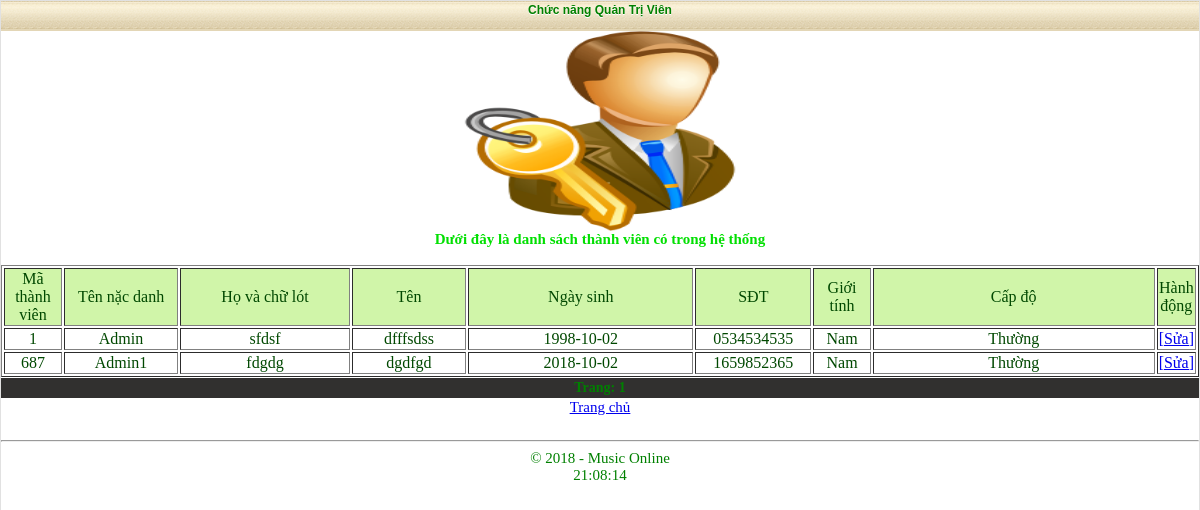
Page /choosing.php?mod=ds_tv (signed in) on the earlier database version.
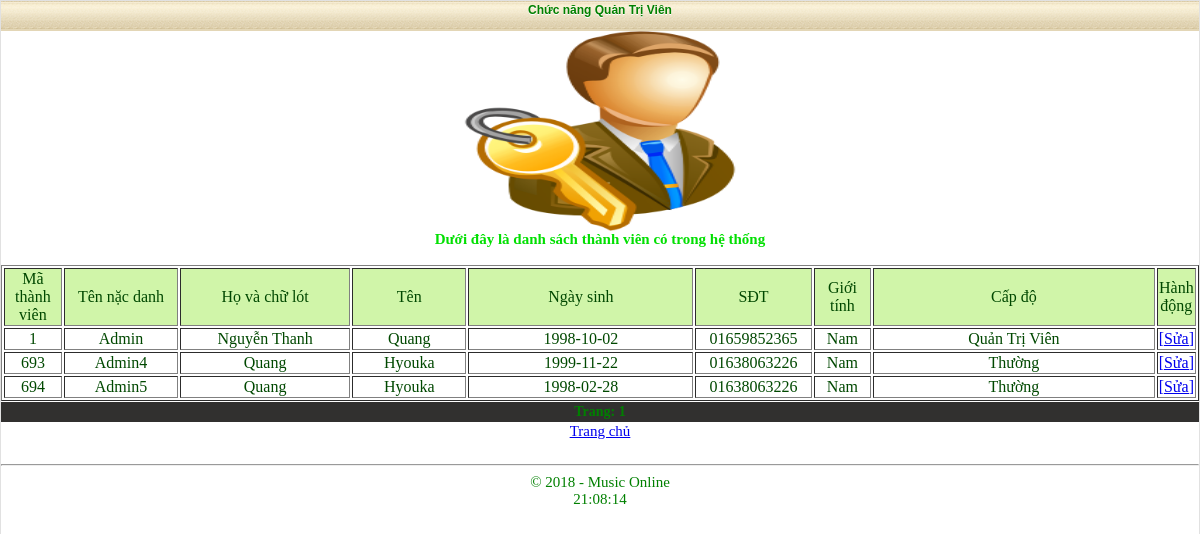
Same page on the later database version.
### tables this page shows
CREATE TABLE `users` (
  `id` int(11) NOT NULL,
  `usr` varchar(25) NOT NULL,
  `pass` varchar(255) NOT NULL,
  `data_reg` varchar(255) NOT NULL,
  `holot` varchar(50) NOT NULL,
  `ten` varchar(20) NOT NULL,
  `ngaysinh` date NOT NULL,
  `SDT` varchar(11) NOT NULL,
  `gioitinh` varchar(3) NOT NULL,
  `capdo` varchar(20) NOT NULL
);

### system/include/settings.inc (called while the page is built, shortened)
<?php
if (isset ($_SESSION['log']) && isset ($_SESSION['pass'])) {
    $log = $_SESSION['log'];
    $pas = $_SESSION['pass'];
}
elseif (isset ($_COOKIE['log']) && isset ($_COOKIE['pas'])) {
    $log = base64_decode($_COOKIE['log']);
    $_SESSION['log'] = $log;
    $pas = $_COOKIE['pas'];
    $_SESSION['pass'] = $pas;
}
$req = mysql_query("SELECT * FROM `users` WHERE `usr` = '$log' and `pass`='$pas' LIMIT 1");
$avto = mysql_num_rows($req);
if ($avto == 1)
    $thonline = 1;
?>

### choosing.php (the view, shortened to what this page needs)
<?php
include('system/include/settings.inc');
include('system/include/head.inc');
echo '<div class="title"><center>Chức năng Quản Trị Viên</center></div><div>';
if($thonline == 1)
{
    echo '<center><img src="qtv.png" width="30%" height="25%"></center>';
switch($_GET[mod])
{
case 'ds_tv':
    echo '<center><b><font color="#01DF01">Dưới đây là danh sách thành viên có trong hệ thống</font></b></center>';
    echo '<div style="overflow-x:auto;">';
    echo '<br><table border="1">
    <tbody>
    <tr>
    <td align="center" bgcolor="#D0F5A9" width="5%"><font color="#004800">Mã thành viên</font></td>
    <td align="center" bgcolor="#D0F5A9" width="10%"><font color="#004800">Tên nặc danh</font></td>
    <td align="center" bgcolor="#D0F5A9" width="15%"><font color="#004800">Họ và chữ lót</font></td>
    <td align="center" bgcolor="#D0F5A9" width="10%"><font color="#004800">Tên</font></td>
    <td align="center" bgcolor="#D0F5A9" width="20%"><font color="#004800">Ngày sinh</font></td>
    <td align="center" bgcolor="#D0F5A9" width="10%"><font color="#004800">SĐT</font></td>
    <td align="center" bgcolor="#D0F5A9" width="5%"><font color="#004800">Giới tính</font></td>
    <td align="center" bgcolor="#D0F5A9" width="25%"><font color="#004800">Cấp độ</font></td>
    <td align="center" bgcolor="#D0F5A9"><font color="#004800">Hành động</font></td></tr>';
$at_page=10;
$page = (int)$_GET['page'];
$s=mysql_result(mysql_query("SELECT COUNT(`id`) FROM `users`"),0);
$page = (int)$page;
if(empty($page) or $page < 0) $page = 1;
$from = $page * $at_page - $at_page;
$req = mysql_query("SELECT * FROM `users` ORDER BY `id` ASC LIMIT ".$from.",".$at_page."");
$avto=mysql_num_rows($req);
if($avto>=1){
While($mag = mysql_fetch_array($req)){
 echo '<tr>
         <td align="center" width="5%"><font color="#004800">'.$mag[id].'</font></td>
         <td align="center" width="10%"><font color="#004800">'.$mag[usr].'</font></td>
         <td align="center" width="15%"><font color="#004800">'.$mag[holot].'</font></td>
         <td align="center" width="10%"><font color="#004800">'.$mag[ten].'</font></td>
         <td align="center" width="20%"><font color="#004800">'.$mag[ngaysinh].'</font></td>
         <td align="center" width="10%"><font color="#004800">'.$mag[SDT].'</font></td>
         <td align="center" width="5%"><font color="#004800">'.$mag[gioitinh].'</font></td>
         <td align="center" width="15%"><font color="#004800">'.$mag[capdo].'</font></td>
         <td align="center" width="10%"><font color="red"><a href="choosing.php?mod=sua_tv&&maso='.$mag[id].'">[Sửa]</a></font></td></tr>';
}
echo '</tbody></table></div>';
}else{
echo'<b>Không có thành viên nào trong danh sách.</b><br/>';}
echo '<div class="trang">';
echo'<b>';
if($s > 1)
{
if($s > $onpage) echo 'Trang: '.$go1.''.$page2left.$page1left.'<b>'.$page.'</b>'.$page1right.$page2right.''.$outpage.'<br/>';
}
echo'</b>';
echo'</div>';
break;
}
echo '<a href="?"><center>Trang chủ</center></a><br>';
}else{
header ('Location: index.php');
}
echo '<hr>';
include('system/include/end.inc');
?>

Differences in the rows shown:
removed users: id "687", usr "Admin1", holot "fdgdg", ten "dgdfgd", ngaysinh "2018-10-02", SDT "1659852365", gioitinh "Nam", capdo "Thường"
changed users "Admin": holot "sfdsf" → "Nguyễn Thanh"; ten "dfffsdss" → "Quang"; SDT "0534534535" → "01659852365"; capdo "Thường" → "Quản Trị Viên"
added users: id "693", usr "Admin4", holot "Quang", ten "Hyouka", ngaysinh "1999-11-22", SDT "01638063226", gioitinh "Nam", capdo "Thường"
added users: id "694", usr "Admin5", holot "Quang", ten "Hyouka", ngaysinh "1998-02-28", SDT "01638063226", gioitinh "Nam", capdo "Thường"
